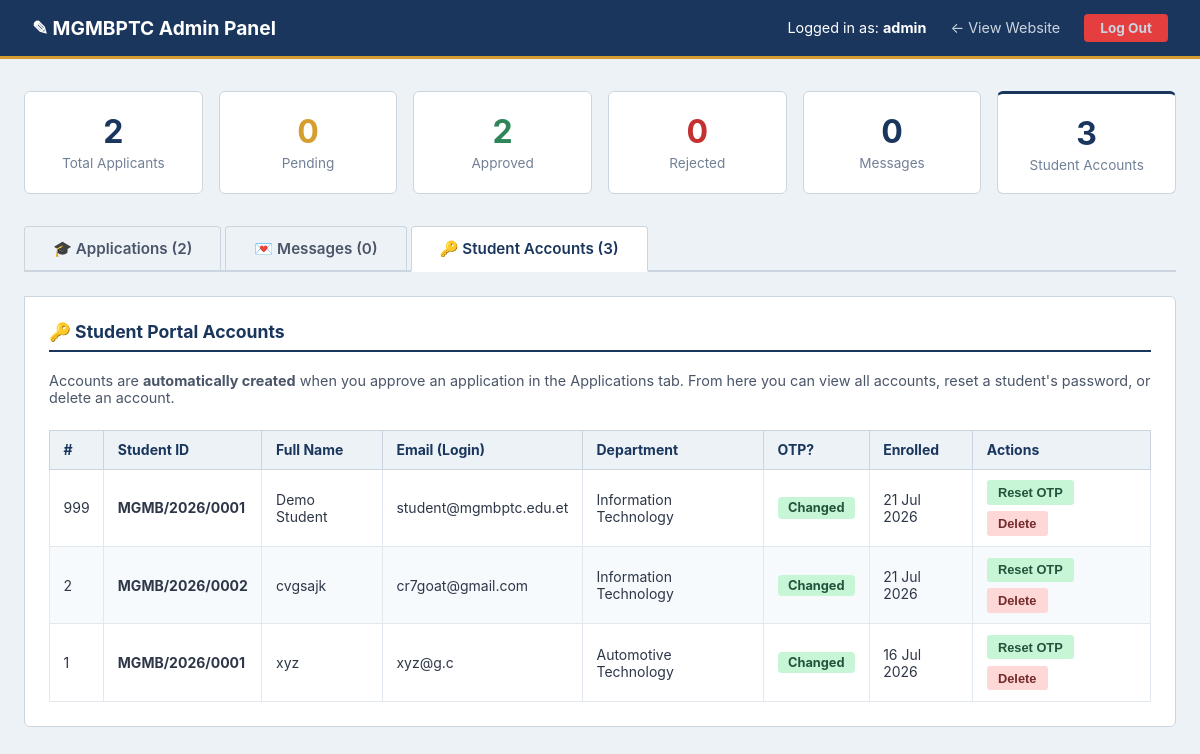
The page /admin.php?tab=accounts (signed in) on the database its author committed.
### tables this page shows
CREATE TABLE `students` (
  `id` int(11) NOT NULL,
  `full_name` varchar(100) NOT NULL,
  `email` varchar(100) NOT NULL,
  `password_hash` varchar(255) NOT NULL,
  `department` varchar(100) DEFAULT NULL,
  `student_id_no` varchar(50) DEFAULT NULL,
  `status` varchar(20) DEFAULT 'Active',
  `created_at` timestamp NOT NULL DEFAULT current_timestamp(),
  `must_change_password` tinyint(1) NOT NULL DEFAULT 1,
  `admission_ref_id` int(11) DEFAULT NULL
);

### admin.php (the view, shortened to what this page needs)
<?php
require_once __DIR__ . '/includes/db.php';
?>
<?php
$active_tab = $_GET['tab'] ?? 'students';
$students = [];
$accounts = [];
$summary  = [];
if ($pdo) {
    $students = $pdo->query("SELECT * FROM admissions ORDER BY created_at DESC")->fetchAll();
    $accounts = $pdo->query("SELECT id, full_name, email, department, student_id_no, status, created_at FROM students ORDER BY created_at DESC")->fetchAll();
    $summary['total_students']  = $pdo->query("SELECT COUNT(*) FROM admissions")->fetchColumn();
    $summary['pending']         = $pdo->query("SELECT COUNT(*) FROM admissions WHERE status='Pending'")->fetchColumn();
    $summary['approved']        = $pdo->query("SELECT COUNT(*) FROM admissions WHERE status='Approved'")->fetchColumn();
    $summary['rejected']        = $pdo->query("SELECT COUNT(*) FROM admissions WHERE status='Rejected'")->fetchColumn();
    $summary['total_messages']  = $pdo->query("SELECT COUNT(*) FROM contact_messages")->fetchColumn();
    $summary['total_accounts']  = $pdo->query("SELECT COUNT(*) FROM students")->fetchColumn();
}
?>
<!DOCTYPE html>
<html lang="en">
<head>
</head>
<body>
<div class="admin-bar">
    <h1>&#9998; MGMBPTC Admin Panel</h1>
    <div class="bar-right">
        <span>Logged in as: <strong>admin</strong></span>
        <a href="index.php">&#8592; View Website</a>
        <a href="admin.php?action=logout" class="logout-btn">Log Out</a>
    </div>
</div>
<div class="admin-container">
    <div class="summary-grid">
        <div class="summary-card">
            <h2><?php echo $summary['total_students']; ?></h2>
            <p>Total Applicants</p>
        </div>
        <div class="summary-card pending">
            <h2><?php echo $summary['pending']; ?></h2>
            <p>Pending</p>
        </div>
        <div class="summary-card approved">
            <h2><?php echo $summary['approved']; ?></h2>
            <p>Approved</p>
        </div>
        <div class="summary-card rejected">
            <h2><?php echo $summary['rejected']; ?></h2>
            <p>Rejected</p>
        </div>
        <div class="summary-card">
            <h2><?php echo $summary['total_messages']; ?></h2>
            <p>Messages</p>
        </div>
        <div class="summary-card" style="border-top:3px solid #1a365d;">
            <h2 style="color:#1a365d;"><?php echo $summary['total_accounts'] ?? 0; ?></h2>
            <p>Student Accounts</p>
        </div>
    </div>
    <div class="tabs">
        <a href="admin.php?tab=students" class="tab-btn <?php echo $active_tab === 'students' ? 'active' : ''; ?>">
            &#127891; Applications (<?php echo $summary['total_students']; ?>)
        </a>
        <a href="admin.php?tab=messages" class="tab-btn <?php echo $active_tab === 'messages' ? 'active' : ''; ?>">
            &#128140; Messages (<?php echo $summary['total_messages']; ?>)
        </a>
        <a href="admin.php?tab=accounts" class="tab-btn <?php echo $active_tab === 'accounts' ? 'active' : ''; ?>">
            &#128273; Student Accounts (<?php echo $summary['total_accounts'] ?? 0; ?>)
        </a>
    </div>
    <div class="panel">
        <?php if ($active_tab === 'students'): ?>
            <h3>Student Application Records</h3>
            <?php if (empty($students)): ?>
                <div class="empty-msg">
                    No student applications have been received yet.<br>
                    Applications submitted through the <a href="admission.php">Admissions page</a> will appear here.
                </div>
            <?php else: ?>
                <table>
                    <thead>
                        <tr>
                            <th>#</th>
                            <th>Full Name</th>
                            <th>Contact Info</th>
                            <th>Program / Department</th>
                            <th>Study Mode</th>
                            <th>Uploaded Scans</th>
                            <th>Applied On</th>
                            <th>Status</th>
                            <th>Actions</th>
                        </tr>
                    </thead>
                    <tbody>
                        <?php foreach ($students as $s): ?>
                            <tr>
                                <td><?php echo $s['id']; ?></td>
                                <td><strong><?php echo htmlspecialchars($s['full_name']); ?></strong></td>
                                <td style="font-size: 0.85rem; line-height: 1.4;">
                                    📧 <?php echo htmlspecialchars($s['email']); ?><br>
                                    📞 <?php echo htmlspecialchars($s['phone']); ?>
                                </td>
                                <td style="font-size: 0.85rem; line-height: 1.4;">
                                    <strong><?php echo htmlspecialchars($s['department']); ?></strong><br>
                                    <span style="color: #718096; font-size: 0.8rem;"><?php echo htmlspecialchars($s['program_type'] ?? 'TVET'); ?></span>
                                </td>
                                <td>
                                    <span class="badge" style="background:#edf2f7; color:#2d3748;">
                                        <?php echo htmlspecialchars($s['program_mode'] ?? 'Regular'); ?>
                                    </span>
                                </td>
                                <td>
                                    <div style="display: flex; flex-direction: column; gap: 4px;">
                                        <?php if (!empty($s['file_transcript'])): ?>
                                            <a href="<?php echo htmlspecialchars($s['file_transcript']); ?>" target="_blank" class="btn-sm btn-approve" style="text-decoration:none; font-size:0.75rem; text-align:center; display:block;">📄 Transcript</a>
                                        <?php else: ?>
                                            <span style="color:#a0aec0; font-size:0.75rem;">No Transcript</span>
                                        <?php endif; ?>
                                        <?php if (!empty($s['file_id_card'])): ?>
                                            <a href="<?php echo htmlspecialchars($s['file_id_card']); ?>" target="_blank" class="btn-sm btn-reject" style="text-decoration:none; font-size:0.75rem; text-align:center; display:block; background:#e2e8f0; color:#4a5568;">🪪 ID Card</a>
                                        <?php else: ?>
                                            <span style="color:#a0aec0; font-size:0.75rem;">No ID Card</span>
                                        <?php endif; ?>
                                        <?php if (!empty($s['file_photo'])): ?>
                                            <a href="<?php echo htmlspecialchars($s['file_photo']); ?>" target="_blank" class="btn-sm" style="text-decoration:none; font-size:0.75rem; text-align:center; display:block; background:#ebf8ff; color:#2b6cb0;">👤 Photo</a>
                                        <?php else: ?>
                                            <span style="color:#a0aec0; font-size:0.75rem;">No Photo</span>
                                        <?php endif; ?>
                                    </div>
                                </td>
                                <td><?php echo date('d M Y, H:i', strtotime($s['created_at'])); ?></td>
                                <td>
                                    <?php
                                        $badge_class = match($s['status']) {
                                            'Approved' => 'badge-approved',
                                            'Rejected' => 'badge-rejected',
                                            default    => 'badge-pending'
                                        };
                                    ?>
                                    <span class="badge <?php echo $badge_class; ?>">
                                        <?php echo htmlspecialchars($s['status']); ?>
                                    </span>
                                </td>
                                <td>
                                    <div class="action-btns">
                                        <?php if ($s['status'] !== 'Approved'): ?>
                                            <form method="POST">
                                                <input type="hidden" name="record_id" value="<?php echo $s['id']; ?>">
                                                <input type="hidden" name="new_status" value="Approved">
                                                <button type="submit" name="update_status" class="btn-sm btn-approve">Approve</button>
                                            </form>
                                        <?php endif; ?>
                                        <?php if ($s['status'] !== 'Rejected'): ?>
                                            <form method="POST">
                                                <input type="hidden" name="record_id" value="<?php echo $s['id']; ?>">
                                                <input type="hidden" name="new_status" value="Rejected">
                                                <button type="submit" name="update_status" class="btn-sm btn-reject">Reject</button>
                                            </form>
                                        <?php endif; ?>
                                        <form method="POST" onsubmit="return confirm('Are you sure you want to permanently delete this record?');">
                                            <input type="hidden" name="record_id" value="<?php echo $s['id']; ?>">
                                            <button type="submit" name="delete_admission" class="btn-sm btn-delete">Delete</button>
                                        </form>
                                    </div>
                                </td>
                            </tr>
                        <?php endforeach; ?>
                    </tbody>
                </table>
            <?php endif; ?>
        <?php elseif ($active_tab === 'accounts'): ?>
            <h3>&#128273; Student Portal Accounts</h3>
            <p style="color:#4a5568; font-size:0.9rem; margin-bottom:1.5rem;">
                Accounts are <strong>automatically created</strong> when you approve an application in the Applications tab.
                From here you can view all accounts, reset a student's password, or delete an account.
            </p>
            <?php if (empty($accounts)): ?>
                <div class="empty-msg">
                    No student portal accounts yet. Approve an application in the
                    <a href="admin.php?tab=students">Applications tab</a> to create one automatically.
                </div>
            <?php else: ?>
                <table>
                    <thead>
                        <tr>
                            <th>#</th>
                            <th>Student ID</th>
                            <th>Full Name</th>
                            <th>Email (Login)</th>
                            <th>Department</th>
                            <th>OTP?</th>
                            <th>Enrolled</th>
                            <th>Actions</th>
                        </tr>
                    </thead>
                    <tbody>
                        <?php foreach ($accounts as $a): ?>
                            <tr>
                                <td><?php echo $a['id']; ?></td>
                                <td><strong><?php echo htmlspecialchars($a['student_id_no'] ?: '—'); ?></strong></td>
                                <td><?php echo htmlspecialchars($a['full_name']); ?></td>
                                <td><?php echo htmlspecialchars($a['email']); ?></td>
                                <td><?php echo htmlspecialchars($a['department']); ?></td>
                                <td>
                                    <?php if (!empty($a['must_change_password'])): ?>
                                        <span class="badge badge-pending" title="Student has not changed their OTP yet">Pending</span>
                                    <?php else: ?>
                                        <span class="badge badge-approved">Changed</span>
                                    <?php endif; ?>
                                </td>
                                <td><?php echo date('d M Y', strtotime($a['created_at'])); ?></td>
                                <td>
                                    <div class="action-btns">
                                        <form method="POST" onsubmit="return confirm('Reset password for <?php echo addslashes($a['full_name']); ?>? A new OTP will be generated.')">
                                            <button type="submit" name="reset_student_password" class="btn-sm btn-approve">Reset OTP</button>
                                        </form>
                                        <form method="POST" onsubmit="return confirm('Permanently delete this student account?');">
                                            <button type="submit" name="delete_student_account" class="btn-sm btn-delete">Delete</button>
                                        </form>
                                    </div>
                                </td>
                            </tr>
                        <?php endforeach; ?>
                    </tbody>
                </table>
            <?php endif; ?>
        <?php endif; ?>
    </div>
</div>
</body>
</html>

### rows shown on the page
students: id "999", student_id_no "MGMB/2026/0001", full_name "Demo Student", email "student@mgmbptc.edu.et", department "Information Technology", created_at "21 Jul 2026"
students: id "2", student_id_no "MGMB/2026/0002", full_name "cvgsajk", email "cr7goat@gmail.com", department "Information Technology", created_at "21 Jul 2026"
students: id "1", student_id_no "MGMB/2026/0001", full_name "xyz", email "xyz@g.c", department "Automotive Technology", created_at "16 Jul 2026"

### other values the page prints
$summary['total_students'] "2"
$summary['pending'] "0"
$summary['approved'] "2"
$summary['rejected'] "0"
$summary['total_messages'] "0"
$summary['total_accounts'] "3"
